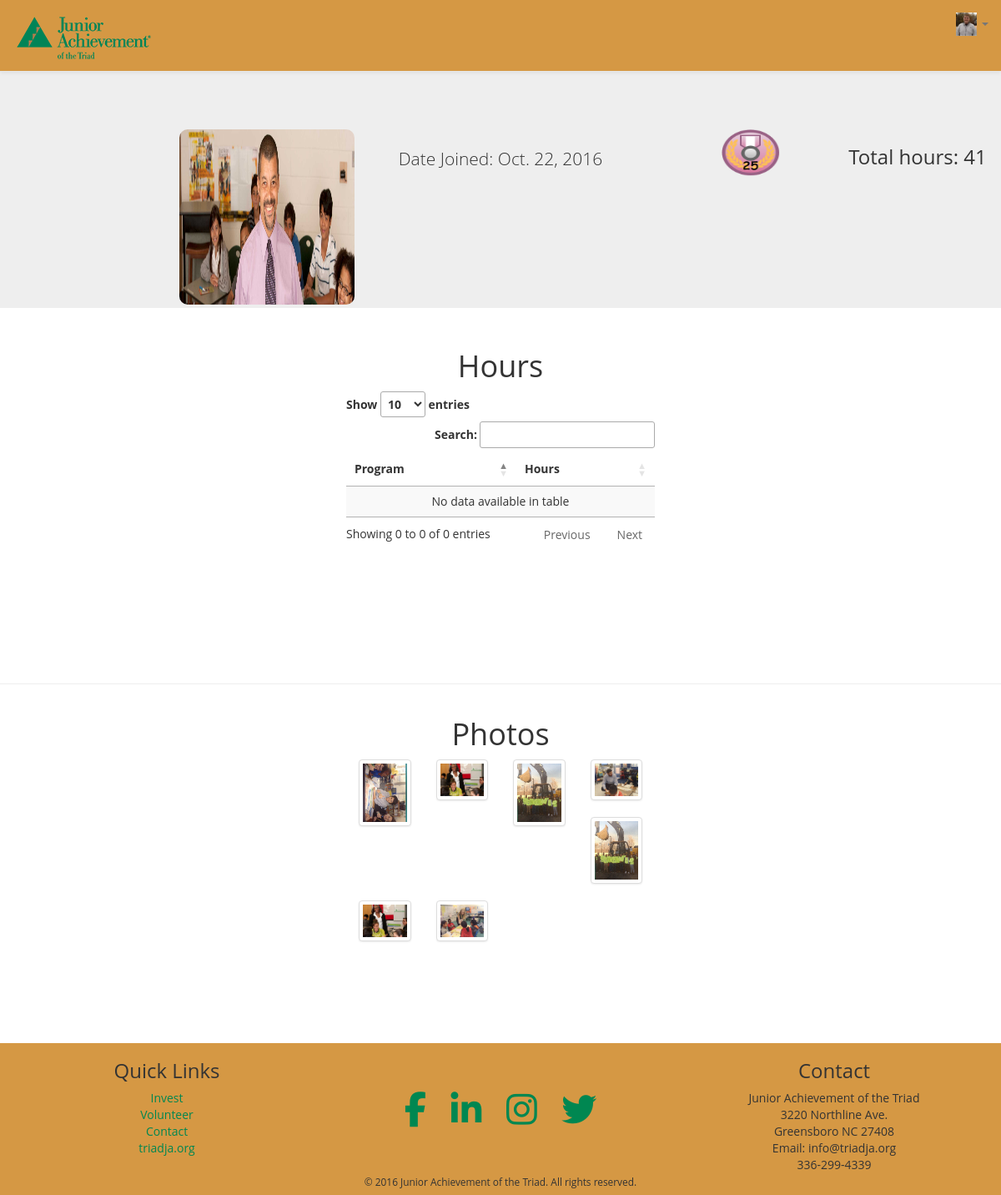
Page /social/account/profile/2 (signed in) on the committed database.
### ja_social/models.py (models this page shows, shortened)
class UserProfile(models.Model):
    user = models.OneToOneField(User, related_name="profile")
    company = models.CharField(max_length=MAX_CHAR_LENGTH, blank=True, null=True)
    profile_pic = models.ImageField(upload_to="uploads/profile_pics/", null=True, default=None)
    activation_key = models.CharField(max_length=40, default="")
    key_expires = models.DateTimeField(default=datetime.date.today)
    featured = models.BooleanField(default=False)

class PhotoRecord(models.Model):
    user_profile = models.ForeignKey(UserProfile, on_delete=models.CASCADE)
    photo = models.ImageField(upload_to="uploads/gallery_pictures/", blank=False, null=False)
    date_uploaded = models.DateField(default=datetime.date.today, null=False)

### ja_social/views.py (the view)
# urls.py: url(r'^account/profile/(?P<pk>[0-9]+)', UserProfileView.as_view(), name='user_view'),
class UserProfileView(DetailView):
    model = UserProfile
    template_name = "user_detail.html"
    def get_context_data(self, **kwargs):
        context = super(UserProfileView, self).get_context_data(**kwargs)
        context['hours'] = VolunteerRecord.objects.all()
        context['photos'] = PhotoRecord.objects.filter(user_profile=self.request.user.profile)
        context['hours_total'] = VolunteerRecord.objects.filter(user_profile=self.request.user.profile, verified= True).aggregate(Sum('hours'))
        return context

### ja_social/templates/user_detail.html (shortened to what this page needs)
{% extends 'base_html.html' %}
{% load static  %}
{% block stylesheets %}
    <link rel="stylesheet" href="{% static 'ja_social/css/profile-style.css'%}">
{% endblock %}
{% block content %}
  <div class="jumbotron">
    <div class="row">
      <div class="col-sm-2 col-sm-offset-2">
            {% ifequal object.profile_pic None %}
                <img id="profile-pic" src="{% static 'ja_social/img/avatar.png'%}">
            {% else %}
                <img id="profile-pic" src="{{ object.profile_pic.url }}"/>
            {% endifequal %}
      </div>
      <div class="col-sm-4">
            <p>Date Joined: {{ object.user.date_joined | date }}</p>
      </div>
      <div class="col-sm-2">
                      {% if hours_total.hours__sum >= 100 %}
                <img class="badge-img" src="{% static 'ja_social/img/100hours.png'%}"/>
              {% elif hours_total.hours__sum >= 25 %}
                <img class="badge-img" src="{% static 'ja_social/img/25hours.png'%}"/>
              {% elif hours_total.hours__sum >= 10 %}
                <img class="badge-img" src="{% static 'ja_social/img/10hours.png'%}"/>
              {% endif %}
      </div>
        <div class="row">
              <h3>Total hours: {{hours_total.hours__sum}}</h3>
          </div>
    </div>
  </div>
<div id="hours-container" class="row">
    <h1>Hours</h1>
    <div id="hours-table-holder" class="col-sm-4 col-sm-offset-4">
      <table id="hours-table" class="display" cellspacing="0" width="100%">
        <thead>
          <tr>
            <th>Program</th>
            <th>Hours</th>
          </tr>
        </thead>
      </table>
    </div>
  </div>
<hr>
  <div id="photos-container" class="row">
    <h1>Photos</h1>
    <div class="row">
      <div class="col-sm-4 col-sm-offset-4">
          <div class="row">
          {% for photo in photos %}
              <div class="col-xs-6 col-md-3">
                <a href="#" class="thumbnail">
                    <img class="photo_thumbnail" src="{{ photo.photo.url }}">
                </a>
                </div>
              {% endfor %}
        </div>
      </div>
    </div>
  </div>
{% endblock %}

### ja_social/templates/base_html.html (shortened to what this page needs)
{% load static %}
<!DOCTYPE html>
<html lang="en">
<head>
    {% block stylesheets %}{% endblock %}
  <link rel="stylesheet" href="https://maxcdn.bootstrapcdn.com/bootstrap/3.3.7/css/bootstrap.min.css">
  <link rel="stylesheet" href="https://maxcdn.bootstrapcdn.com/bootstrap/3.3.7/css/bootstrap-theme.min.css">
  <link rel="stylesheet" href="{% static 'ja_social/css/home-style.css'%}">
  <link rel="stylesheet" href="https://cdn.datatables.net/1.10.12/css/jquery.dataTables.min.css">
</head>
<body>
  <nav class="navbar navbar-default navbar-fixed-top">
    <div class="container-fluid" id="nav-container">
      <div class="navbar-header">
        <a class="navbar-brand" href="/social">
          <img alt="logo" src="{% static 'ja_social/img/ja-logo-sticky.png'%}">
        </a>
      </div>
      <div class="collapse navbar-collapse" id="bs-example-navbar-collapse-1">
        <ul class="nav navbar-nav navbar-right">
          <li class="dropdown">
          <a href="#" class="dropdown-toggle" data-toggle="dropdown" role="button" aria-haspopup="true" aria-expanded="false">
              {% if user.is_authenticated %}
                {% ifequal user.profile.profile_pic None %}
                    <img id="avatar" src="{% static 'ja_social/img/avatar.png'%}"/>
                {% else %}
                    <img id="avatar" src="{{ user.profile.profile_pic.url }}"/>
                {% endifequal %}
              {% else %}
                <img id="avatar" src="{% static 'ja_social/img/avatar.png'%}"/>
              {% endif %}
              <span class="caret"></span>
          </a>
        </li>
        </ul>
      </div>
    </div>
  </nav>
      <div id="filler">
  </div>
    <div id="content">
        {% block content %} {% endblock %}
    </div>
  <div id="footer">
    <div id="links" class="row">
      <div class="col-sm-4 text-center">
        <h3>Quick Links</h3>
        <p>
          <a href="https://triadja.org/invest/">Invest</a>
        </p>
        <p>
          <a href="https://triadja.org/classroom-volunteers/">Volunteer</a>
        </p>
        <p>
          <a href="https://triadja.org/contact/">Contact</a>
        </p>
        <p>
          <a href="https://triadja.org/">triadja.org</a>
        </p>
      </div>
      <div id="social-icons" class="col-sm-4">
        <a class="btn btn-social-icon btn-facebook icon" href="https://www.facebook.com/TriadJuniorAchievement">
            <span class="fa fa-facebook"></span>
        </a>
        <a class="btn btn-social-icon btn-linkedin icon" href="https://www.linkedin.com/company/triadja">
            <span class="fa fa-linkedin"></span>
        </a>
        <a class="btn btn-social-icon btn-instagram icon" href="https://www.instagram.com/Triad_JA/">
            <span class="fa fa-instagram"></span>
        </a>
        <a class="btn btn-social-icon btn-twitter icon" href="https://twitter.com/Triad_JA">
            <span class="fa fa-twitter"></span>
        </a>
      </div>
      <div class="col-sm-4 text-center">
        <h3>Contact</h3>
        <p>Junior Achievement of the Triad</p>
        <p>3220 Northline Ave.</p>
        <p>Greensboro NC 27408</p>
        <p>Email: info@triadja.org</p>
        <p>336-299-4339</p>
      </div>
    </div>
    <p><small>© 2016 Junior Achievement of the Triad. All rights reserved.</small></p>
  </div>
</body>
</html>

### ja_social/static/ja_social/css/profile-style.css (style rules this page uses)
#avatar { height: 2em; }
#nav-container { background-color: #d59844; height: 85px; }
.jumbotron { padding-top: 100px; padding-bottom: 10px; margin-top: -30px; text-align: center; width: 100%; }
#footer { margin-top: -30px; width: 100%; height: 10em; background-color: #d59844; }
#filler { height: 85px; }
#profile-pic { height: 15em; width: 15em; border-radius: 10px; }
.badge-img { height:4em; width:5em; display: inline-block; }
#hours-container { text-align: center; height:50vh; }
#photos-container { text-align: center; height:50vh; }
.photo_thumbnail { height: 100px; width: 75px; }

### ja_social/static/ja_social/css/home-style.css (style rules this page uses)
body { font-family: "Open Sans"; }
#avatar { height: 2em; }
#nav-container { background-color: #d59844; height: 85px; }
.navbar-header { height: 85px; }
.jumbotron { padding-top: 100px; padding-bottom: 4px; margin-top: -30px; text-align: center; width: 100%; }
#footer { margin-top: 10px; width: 100%; height: 13em; background-color: #d59844; text-align: center; }
#bs-example-navbar-collapse-1 { background-color: #d59844; }
p { margin: 0px; }
.row { margin: 0px; }
.icon { font-size: 3em; }
a { color: #008751; }
#social-icons { margin-top: 3em; }

### rows in the picture
UserProfile: profile_pic (picture), user.date_joined "Oct. 22, 2016"
PhotoRecord: photo (picture)
PhotoRecord: photo (picture)
PhotoRecord: photo (picture)
PhotoRecord: photo (picture)
PhotoRecord: photo (picture)
PhotoRecord: photo (picture)
PhotoRecord: photo (picture)

### other values in the picture
{{ hours_total.hours__sum }} "41"
